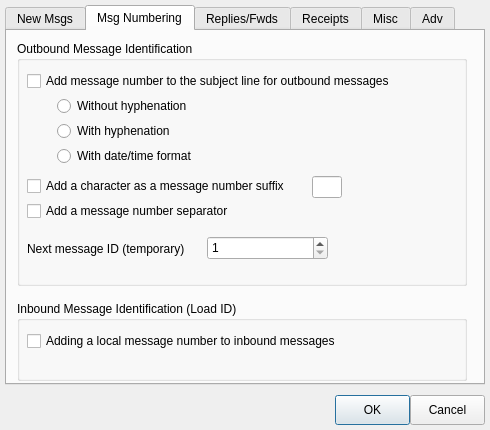
<?xml version="1.0" encoding="UTF-8"?>
<ui version="4.0">
 <class>MessageSettingsDialogClass</class>
 <widget class="QDialog" name="MessageSettingsDialogClass">
  <property name="geometry">
   <rect>
    <x>0</x>
    <y>0</y>
    <width>490</width>
    <height>430</height>
   </rect>
  </property>
  <property name="windowTitle">
   <string>MessageSettingsDialog</string>
  </property>
  <widget class="QTabWidget" name="tabWidget">
   <property name="geometry">
    <rect>
     <x>5</x>
     <y>5</y>
     <width>480</width>
     <height>380</height>
    </rect>
   </property>
   <property name="currentIndex">
    <number>1</number>
   </property>
   <widget class="QWidget" name="tab">
    <attribute name="title">
     <string>New Msgs</string>
    </attribute>
    <widget class="QGroupBox" name="groupBox">
     <property name="geometry">
      <rect>
       <x>10</x>
       <y>10</y>
       <width>450</width>
       <height>330</height>
      </rect>
     </property>
     <property name="title">
      <string>Setting Up a New Message</string>
     </property>
     <widget class="QRadioButton" name="cNewDefaultPrivate">
      <property name="geometry">
       <rect>
        <x>10</x>
        <y>30</y>
        <width>220</width>
        <height>20</height>
       </rect>
      </property>
      <property name="text">
       <string>Set defatul to PRIVATE</string>
      </property>
     </widget>
     <widget class="QRadioButton" name="cNewDefaultBulletin">
      <property name="geometry">
       <rect>
        <x>10</x>
        <y>55</y>
        <width>220</width>
        <height>20</height>
       </rect>
      </property>
      <property name="text">
       <string>Set default to BULLETIN</string>
      </property>
     </widget>
     <widget class="QRadioButton" name="cNewdefaultNts">
      <property name="geometry">
       <rect>
        <x>10</x>
        <y>80</y>
        <width>220</width>
        <height>20</height>
       </rect>
      </property>
      <property name="text">
       <string>Set default to NTS</string>
      </property>
     </widget>
     <widget class="QCheckBox" name="cSendNtsAsPrivate">
      <property name="geometry">
       <rect>
        <x>10</x>
        <y>125</y>
        <width>335</width>
        <height>20</height>
       </rect>
      </property>
      <property name="text">
       <string>Create and send NTS messagees as private messages</string>
      </property>
     </widget>
     <widget class="QCheckBox" name="cUseDefaultDestintation">
      <property name="geometry">
       <rect>
        <x>10</x>
        <y>150</y>
        <width>145</width>
        <height>20</height>
       </rect>
      </property>
      <property name="text">
       <string>Default destination</string>
      </property>
     </widget>
     <widget class="QLineEdit" name="cDefaultDestintation">
      <property name="geometry">
       <rect>
        <x>165</x>
        <y>150</y>
        <width>210</width>
        <height>22</height>
       </rect>
      </property>
     </widget>
    </widget>
   </widget>
   <widget class="QWidget" name="tab_2">
    <attribute name="title">
     <string>Msg Numbering</string>
    </attribute>
    <widget class="QGroupBox" name="groupBox_2">
     <property name="geometry">
      <rect>
       <x>10</x>
       <y>10</y>
       <width>450</width>
       <height>245</height>
      </rect>
     </property>
     <property name="title">
      <string>Outbound Message Identification</string>
     </property>
     <widget class="QCheckBox" name="cAddMessageNumber">
      <property name="geometry">
       <rect>
        <x>10</x>
        <y>30</y>
        <width>385</width>
        <height>20</height>
       </rect>
      </property>
      <property name="text">
       <string>Add message number to the subject line for outbound messages</string>
      </property>
     </widget>
     <widget class="QCheckBox" name="cAddCharacter">
      <property name="geometry">
       <rect>
        <x>10</x>
        <y>135</y>
        <width>285</width>
        <height>20</height>
       </rect>
      </property>
      <property name="text">
       <string>Add a character as a message number suffix</string>
      </property>
     </widget>
     <widget class="QCheckBox" name="cAddMessageNumberSeparator">
      <property name="geometry">
       <rect>
        <x>10</x>
        <y>160</y>
        <width>385</width>
        <height>20</height>
       </rect>
      </property>
      <property name="text">
       <string>Add a message number separator</string>
      </property>
     </widget>
     <widget class="QRadioButton" name="cWithoutHyphenation">
      <property name="geometry">
       <rect>
        <x>40</x>
        <y>55</y>
        <width>400</width>
        <height>20</height>
       </rect>
      </property>
      <property name="text">
       <string>Without hyphenation</string>
      </property>
     </widget>
     <widget class="QRadioButton" name="cWithHyphenation">
      <property name="geometry">
       <rect>
        <x>40</x>
        <y>80</y>
        <width>400</width>
        <height>20</height>
       </rect>
      </property>
      <property name="text">
       <string>With hyphenation</string>
      </property>
     </widget>
     <widget class="QRadioButton" name="cWithDateTimeFormat">
      <property name="geometry">
       <rect>
        <x>40</x>
        <y>105</y>
        <width>400</width>
        <height>20</height>
       </rect>
      </property>
      <property name="text">
       <string>With date/time format</string>
      </property>
     </widget>
     <widget class="QLineEdit" name="cCharacterToAdd">
      <property name="geometry">
       <rect>
        <x>295</x>
        <y>135</y>
        <width>30</width>
        <height>22</height>
       </rect>
      </property>
      <property name="maxLength">
       <number>1</number>
      </property>
     </widget>
     <widget class="QSpinBox" name="cNextMessageId">
      <property name="geometry">
       <rect>
        <x>190</x>
        <y>195</y>
        <width>121</width>
        <height>24</height>
       </rect>
      </property>
      <property name="minimum">
       <number>1</number>
      </property>
      <property name="maximum">
       <number>2147483647</number>
      </property>
     </widget>
     <widget class="QLabel" name="label">
      <property name="geometry">
       <rect>
        <x>10</x>
        <y>200</y>
        <width>180</width>
        <height>16</height>
       </rect>
      </property>
      <property name="text">
       <string>Next message ID (temporary)</string>
      </property>
     </widget>
    </widget>
    <widget class="QGroupBox" name="groupBox_8">
     <property name="geometry">
      <rect>
       <x>10</x>
       <y>270</y>
       <width>450</width>
       <height>80</height>
      </rect>
     </property>
     <property name="title">
      <string>Inbound Message Identification (Load ID)</string>
     </property>
     <widget class="QCheckBox" name="cAddMessageNumberToInbound">
      <property name="geometry">
       <rect>
        <x>10</x>
        <y>30</y>
        <width>385</width>
        <height>20</height>
       </rect>
      </property>
      <property name="text">
       <string>Adding a local message number to inbound messages</string>
      </property>
     </widget>
    </widget>
   </widget>
   <widget class="QWidget" name="tab_3">
    <attribute name="title">
     <string>Replies/Fwds</string>
    </attribute>
    <widget class="QGroupBox" name="groupBox_3">
     <property name="geometry">
      <rect>
       <x>10</x>
       <y>10</y>
       <width>450</width>
       <height>330</height>
      </rect>
     </property>
     <property name="title">
      <string>Replies and Forwards</string>
     </property>
    </widget>
   </widget>
   <widget class="QWidget" name="tab_4">
    <attribute name="title">
     <string>Receipts</string>
    </attribute>
    <widget class="QGroupBox" name="groupBox_4">
     <property name="geometry">
      <rect>
       <x>10</x>
       <y>10</y>
       <width>450</width>
       <height>330</height>
      </rect>
     </property>
     <property name="title">
      <string>Tracking Messages</string>
     </property>
    </widget>
   </widget>
   <widget class="QWidget" name="tab_5">
    <attribute name="title">
     <string>Misc</string>
    </attribute>
    <widget class="QGroupBox" name="groupBox_5">
     <property name="geometry">
      <rect>
       <x>10</x>
       <y>10</y>
       <width>450</width>
       <height>111</height>
      </rect>
     </property>
     <property name="title">
      <string>Deleting Messages</string>
     </property>
    </widget>
    <widget class="QGroupBox" name="groupBox_7">
     <property name="geometry">
      <rect>
       <x>15</x>
       <y>140</y>
       <width>450</width>
       <height>111</height>
      </rect>
     </property>
     <property name="title">
      <string>Substitution Masks</string>
     </property>
    </widget>
   </widget>
   <widget class="QWidget" name="tab_6">
    <attribute name="title">
     <string>Adv</string>
    </attribute>
    <widget class="QGroupBox" name="groupBox_6">
     <property name="geometry">
      <rect>
       <x>10</x>
       <y>10</y>
       <width>450</width>
       <height>330</height>
      </rect>
     </property>
     <property name="title">
      <string>Enhanced Message Service Settings</string>
     </property>
    </widget>
   </widget>
  </widget>
  <widget class="QPushButton" name="cOK">
   <property name="geometry">
    <rect>
     <x>335</x>
     <y>395</y>
     <width>75</width>
     <height>30</height>
    </rect>
   </property>
   <property name="text">
    <string>OK</string>
   </property>
  </widget>
  <widget class="QPushButton" name="cCancel">
   <property name="geometry">
    <rect>
     <x>410</x>
     <y>395</y>
     <width>75</width>
     <height>30</height>
    </rect>
   </property>
   <property name="text">
    <string>Cancel</string>
   </property>
  </widget>
 </widget>
 <layoutdefault spacing="6" margin="11"/>
 <resources/>
 <connections>
  <connection>
   <sender>cOK</sender>
   <signal>clicked()</signal>
   <receiver>MessageSettingsDialogClass</receiver>
   <slot>accept()</slot>
   <hints>
    <hint type="sourcelabel">
     <x>368</x>
     <y>412</y>
    </hint>
    <hint type="destinationlabel">
     <x>282</x>
     <y>399</y>
    </hint>
   </hints>
  </connection>
  <connection>
   <sender>cCancel</sender>
   <signal>clicked()</signal>
   <receiver>MessageSettingsDialogClass</receiver>
   <slot>reject()</slot>
   <hints>
    <hint type="sourcelabel">
     <x>430</x>
     <y>407</y>
    </hint>
    <hint type="destinationlabel">
     <x>409</x>
     <y>434</y>
    </hint>
   </hints>
  </connection>
 </connections>
</ui>
